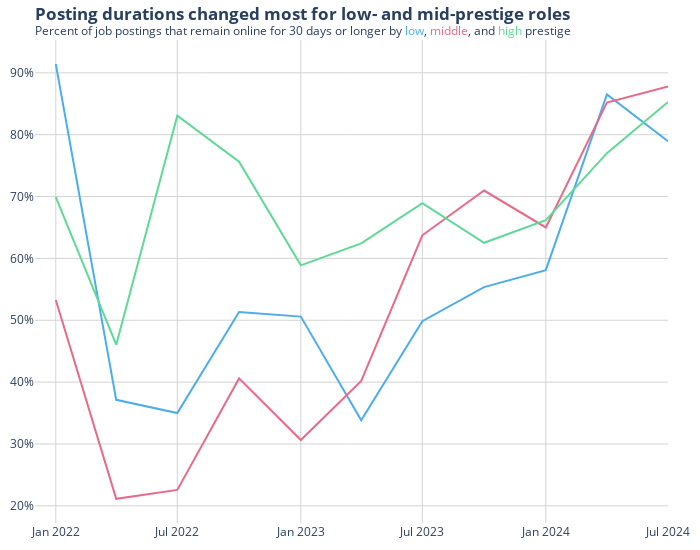

Notebook source saved alongside this figure:
### Code cell
# Fig 2: Job duration by prestige tercile
fig2 = px.line(post_qtr, x='post_q', y=['dur_30_prestige1', 'dur_30_prestige2', 'dur_30_prestige3'], 
              color_discrete_sequence=colors
);
fig2.update_traces(
    selector=dict(name='dur_30_prestige1'),
    hovertemplate='In %{x|Q%q %Y}, %{y:.0%} of job postings with low prestige lasted a month or longer.<extra></extra>',
    hoverlabel=dict(bgcolor='white')
);
fig2.update_traces(
    selector=dict(name='dur_30_prestige2'),
    hovertemplate='In %{x|Q%q %Y}, %{y:.0%} of job postings with medium prestige lasted a month or longer.<extra></extra>',
    hoverlabel=dict(bgcolor='white')
);
fig2.update_traces(
    selector=dict(name='dur_30_prestige3'),
    hovertemplate='In %{x|Q%q %Y}, %{y:.0%} of job postings with high prestige lasted a month or longer.<extra></extra>',
    hoverlabel=dict(bgcolor='white')
);
fig2.update_layout(
    width=700,
    height=550,
    margin=dict(l=10, r=10, t=40, b=10),
    plot_bgcolor='rgba(0,0,0,0)',  # Set background to clear
    title={
        'text': f'<b>Posting durations changed most for low- and mid-prestige roles</b><br><sup>Percent of job postings that remain online for 30 days or longer by <span style="color:{colors[0]}">low</span>, <span style="color:{colors[1]}">middle</span>, and <span style="color:{colors[2]}">high</span> prestige</sup>',
        'x': 0.05 
    },
    xaxis=dict(
        showgrid=True,
        gridcolor='lightgray', 
        title=None, 
        range=[post_qtr['post_q'].min() - pd.DateOffset(months=1), post_qtr['post_q'].max()]  # Add space to the left
    ),
    yaxis=dict(
        tickformat=".0%",
        showgrid=True,
        gridcolor='lightgray', 
        title=None 
    ),
    showlegend=False  
);
fig2.show()
pio.write_html(fig2, file='output/fig2.html', auto_open=False,config=dict(displayModeBar=False))

### Figure 1 — Plotly figure (JSON) as saved in the notebook; plotly's stock layout.template omitted (floating-point values rounded to 4 significant figures)
{"data": [{"hoverlabel": {"bgcolor": "white"}, "hovertemplate": "In %{x|Q%q %Y}, %{y:.0%} of job postings with low prestige lasted a month or longer.<extra></extra>", "legendgroup": "dur_30_prestige1", "line": {"color": "#4baded", "dash": "solid"}, "marker": {"symbol": "circle"}, "mode": "lines", "name": "dur_30_prestige1", "orientation": "v", "showlegend": true, "type": "scatter", "x": ["2022-01-01T00:00:00", "2022-04-01T00:00:00", "2022-07-01T00:00:00", "2022-10-01T00:00:00", "2023-01-01T00:00:00", "2023-04-01T00:00:00", "2023-07-01T00:00:00", "2023-10-01T00:00:00", "2024-01-01T00:00:00", "2024-04-01T00:00:00", "2024-07-01T00:00:00"], "xaxis": "x", "y": [0.9141, 0.3714, 0.35, 0.5135, 0.5059, 0.3382, 0.4985, 0.5536, 0.5809, 0.865, 0.7895], "yaxis": "y"}, {"hoverlabel": {"bgcolor": "white"}, "hovertemplate": "In %{x|Q%q %Y}, %{y:.0%} of job postings with medium prestige lasted a month or longer.<extra></extra>", "legendgroup": "dur_30_prestige2", "line": {"color": "#e76a87", "dash": "solid"}, "marker": {"symbol": "circle"}, "mode": "lines", "name": "dur_30_prestige2", "orientation": "v", "showlegend": true, "type": "scatter", "x": ["2022-01-01T00:00:00", "2022-04-01T00:00:00", "2022-07-01T00:00:00", "2022-10-01T00:00:00", "2023-01-01T00:00:00", "2023-04-01T00:00:00", "2023-07-01T00:00:00", "2023-10-01T00:00:00", "2024-01-01T00:00:00", "2024-04-01T00:00:00", "2024-07-01T00:00:00"], "xaxis": "x", "y": [0.5327, 0.2113, 0.2257, 0.406, 0.3064, 0.4019, 0.6373, 0.7097, 0.65, 0.8519, 0.8779], "yaxis": "y"}, {"hoverlabel": {"bgcolor": "white"}, "hovertemplate": "In %{x|Q%q %Y}, %{y:.0%} of job postings with high prestige lasted a month or longer.<extra></extra>", "legendgroup": "dur_30_prestige3", "line": {"color": "#5ed996", "dash": "solid"}, "marker": {"symbol": "circle"}, "mode": "lines", "name": "dur_30_prestige3", "orientation": "v", "showlegend": true, "type": "scatter", "x": ["2022-01-01T00:00:00", "2022-04-01T00:00:00", "2022-07-01T00:00:00", "2022-10-01T00:00:00", "2023-01-01T00:00:00", "2023-04-01T00:00:00", "2023-07-01T00:00:00", "2023-10-01T00:00:00", "2024-01-01T00:00:00", "2024-04-01T00:00:00", "2024-07-01T00:00:00"], "xaxis": "x", "y": [0.6991, 0.4605, 0.8307, 0.7562, 0.5887, 0.6242, 0.6894, 0.6253, 0.6617, 0.7702, 0.8529], "yaxis": "y"}], "layout": {"height": 550, "legend": {"title": {"text": "variable"}, "tracegroupgap": 0}, "margin": {"b": 10, "l": 10, "r": 10, "t": 40}, "plot_bgcolor": "rgba(0,0,0,0)", "showlegend": false, "title": {"text": "<b>Posting durations changed most for low- and mid-prestige roles</b><br><sup>Percent of job postings that remain online for 30 days or longer by <span style=\"color:#4baded\">low</span>, <span style=\"color:#e76a87\">middle</span>, and <span style=\"color:#5ed996\">high</span> prestige</sup>", "x": 0.05}, "width": 700, "xaxis": {"anchor": "y", "domain": [0, 1], "gridcolor": "lightgray", "range": ["2021-12-01T00:00:00", "2024-07-01T00:00:00"], "showgrid": true, "title": {}}, "yaxis": {"anchor": "x", "domain": [0, 1], "gridcolor": "lightgray", "showgrid": true, "tickformat": ".0%", "title": {}}}}
